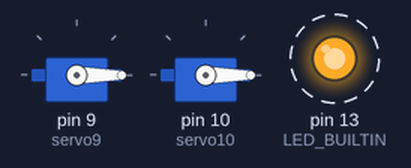
Bench run of a sketch on a simulated Arduino Uno, built with avr-gcc and run on an emulated ATmega328P. Parts: 2 × servo, output pins drawn as LEDs (lit = HIGH). Dashed ring = blinking. What the sketch prints to the serial monitor is not drawn.

Above: at 0.55 s.
Timing chart, 0 to 3.5 s (numbered marks = the images above):
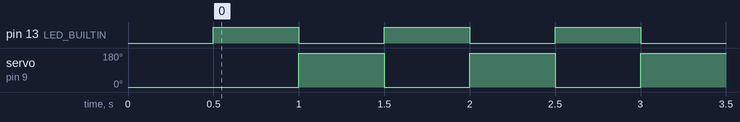

Measured:
- by itself, pin 13 (LED_BUILTIN): alternates HIGH for 0.50 s and LOW for 0.50 s
- by itself, servo on pin 9 (servo9): alternates 180° for 0.50 s and 0° for 0.50 s

The sketch:

PWM-Test-with-2-Servo-Motors.ino
```cpp
#include <Servo.h>

Servo servo9, servo10;

void setup() {
  servo9.attach(9);
  servo10.attach(10);
  reset_motors();
  pinMode(LED_BUILTIN, OUTPUT);
  Serial.begin(9600);
  delay(500);
}
void loop() {
  servo9.write(0);
  Serial.println("Foward");
  digitalWrite(LED_BUILTIN, HIGH);  // turn the LED on (HIGH is the voltage level)
  delay(500);

  servo9.write(180);
  Serial.println("Reverse");
  digitalWrite(LED_BUILTIN, LOW);   // turn the LED off by making the voltage LOW
  delay(500);
}

void reset_motors() {
  servo9.write(0);
  servo10.write(0);
}
```
